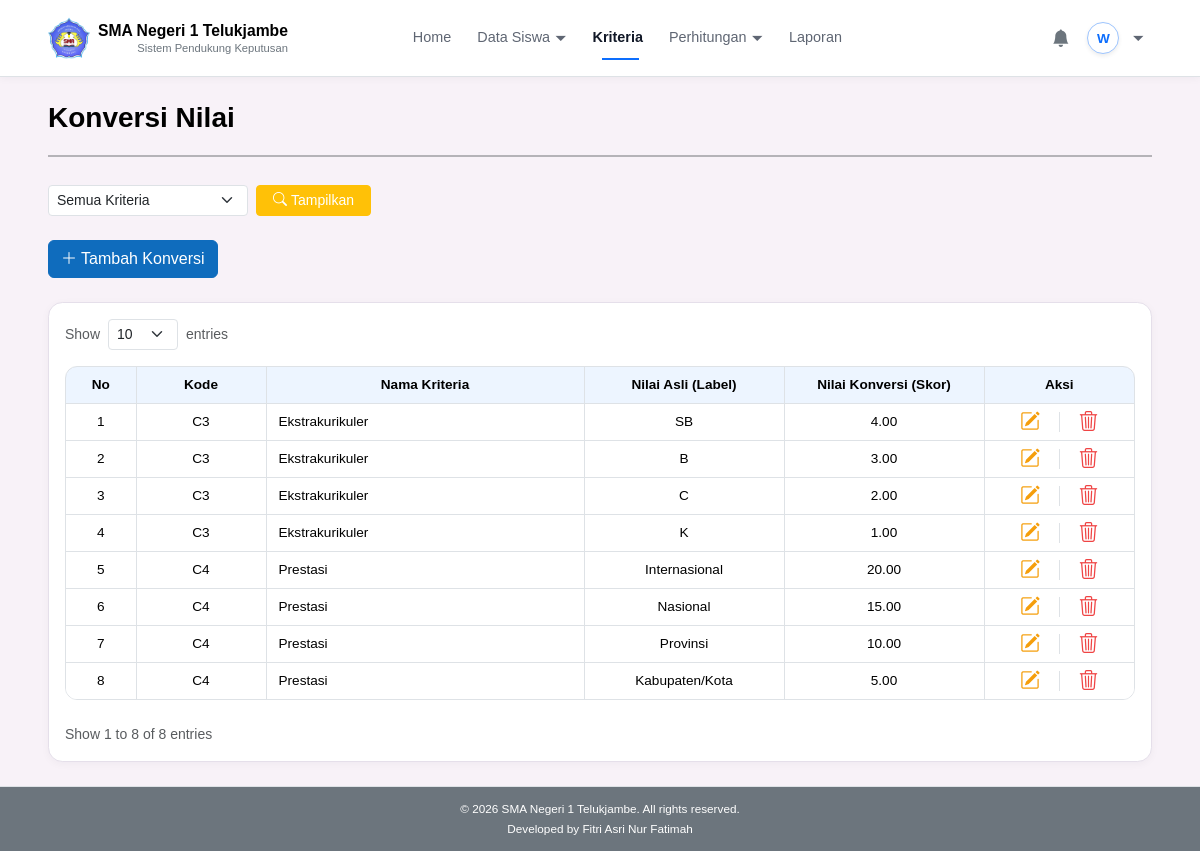
Page /index.php?url=konversi (signed in) on the committed database.
### tables this page shows
CREATE TABLE konversi_nilai (
    id_konversi INT AUTO_INCREMENT PRIMARY KEY,
    id_kriteria INT NOT NULL,
    nilai_asli VARCHAR(50) NOT NULL,
    nilai_konversi DECIMAL(8,2) NOT NULL,
    FOREIGN KEY (id_kriteria) REFERENCES kriteria(id_kriteria) ON DELETE CASCADE,
    UNIQUE (id_kriteria, nilai_asli)
);

CREATE TABLE kriteria (
    id_kriteria INT AUTO_INCREMENT PRIMARY KEY,
    kode_kriteria VARCHAR(10) NOT NULL UNIQUE,
    nama_kriteria VARCHAR(100) NOT NULL,
    atribut ENUM('benefit', 'cost') NOT NULL,
    bobot DECIMAL(5,2) NOT NULL
);

### app/Core/Controller.php (called while the page is built, shortened)
<?php
class Controller
{
    protected function view(string $view, array $data = [], ?string $layout = null): void
    {
        extract($data);
        $viewPath = __DIR__ . '/../Views/' . $view . '.php';
        require $viewPath;
    }
}

### app/Controllers/KonversiController.php (called while the page is built, shortened)
<?php
class KonversiController extends Controller
{
    public function index(): void
    {
        $model = new Konversi();
        $kriteriaModel = new Kriteria();
        $page = (int) ($_GET['page'] ?? 1);
        $limit = (int) ($_GET['limit'] ?? 10);
        $offset = ($page - 1) * $limit;
        $filterKriteria = (int) ($_GET['filter_kriteria'] ?? 0);
        $result = $model->getAll($offset, $limit, $filterKriteria);
        $totalPages = (int) ceil($result['total'] / max(1, $limit));
        $allKriteria = $kriteriaModel->getAll(0, 100)['data'];
        $error = $_SESSION['error'] ?? null;
        $this->view('konversi/index', [
            'title'          => 'Konversi Nilai',
            'konversi'       => $result['data'],
            'allKriteria'    => $allKriteria,
            'filterKriteria' => $filterKriteria,
            'total'          => $result['total'],
            'page'           => $page,
            'limit'          => $limit,
            'totalPages'     => $totalPages,
            'offset'         => $offset,
            'error'          => $error
        ], 'layouts/app');
    }
}

### app/Core/Router.php (called while the page is built, shortened)
<?php
class Router
{
    public function dispatch(): void
    {
        $path = $this->path();
        $route = $this->routes[$path] ?? null;
        [$controllerClass, $method] = $route;
        $controller = new $controllerClass();
        $controller->{$method}();
    }
    private function path(): string
    {
        $url = $_GET['url'] ?? '';
        $url = trim($url, '/');
        return $url;
    }
}

### public/index.php (called while the page is built, shortened)
<?php
spl_autoload_register(function (string $class): void {
    $prefix = 'App\\';
    $baseDir = __DIR__ . '/../app/';
    $relativeClass = substr($class, strlen($prefix));
    $file = $baseDir . str_replace('\\', '/', $relativeClass) . '.php';
});
require __DIR__ . '/../app/Helpers/auth.php';
require __DIR__ . '/../app/Helpers/app.php';
$router = new Router();
$router->dispatch();

### app/Config/app.php (called while the page is built)
<?php
return [
    'name' => 'SPK SMAN 1 Telukjambe',
    'base_url' => '',
];

### app/Helpers/auth.php (called while the page is built, shortened)
<?php
function app_config(?string $key = null): mixed
{
    static $config = null;
    if ($config === null) {
        $config = require __DIR__ . '/../Config/app.php';
    }
    return $key === null ? $config : ($config[$key] ?? null);
}
function url(string $path = ''): string
{
    $baseUrl = base_url();
    $path = trim($path, '/');
    return $path === '' ? $baseUrl : $baseUrl . '/index.php?url=' . $path;
}
function base_url(): string
{
    $configuredBaseUrl = trim((string) app_config('base_url'));
    $https = (!empty($_SERVER['HTTPS']) && $_SERVER['HTTPS'] !== 'off');
    $scheme = $https ? 'https' : 'http';
    $host = $_SERVER['HTTP_HOST'] ?? 'localhost';
    $scriptDir = str_replace('\\', '/', dirname($_SERVER['SCRIPT_NAME'] ?? ''));
    $scriptDir = $scriptDir === '/' ? '' : rtrim($scriptDir, '/');
    return $scheme . '://' . $host . $scriptDir;
}
function e(?string $value): string
{
    return htmlspecialchars((string) $value, ENT_QUOTES, 'UTF-8');
}

### app/Models/Konversi.php (called while the page is built, shortened)
<?php
class Konversi
{
    private PDO $db;
    public function __construct()
    {
        $this->db = Database::connect();
    }
    public function getAll(int $offset = 0, int $limit = 10, int $id_kriteria = 0): array
    {
        $where = "";
        $params = [
            ':limit' => $limit,
            ':offset' => $offset
        ];
        $stmt = $this->db->prepare("
            SELECT k.*, kr.nama_kriteria, kr.kode_kriteria
            FROM konversi_nilai k
            JOIN kriteria kr ON k.id_kriteria = kr.id_kriteria
            $where
            ORDER BY kr.kode_kriteria ASC, k.nilai_konversi DESC
            LIMIT :limit OFFSET :offset
        ");
        foreach ($params as $key => $val) {
            $stmt->bindValue($key, $val, is_int($val) ? PDO::PARAM_INT : PDO::PARAM_STR);
        }
        $stmt->execute();
        $data = $stmt->fetchAll();
        $countSql = "SELECT COUNT(*) FROM konversi_nilai k";
        if ($id_kriteria > 0) {
            $countSql .= " WHERE k.id_kriteria = :id_kriteria";
            $stmtCount = $this->db->prepare($countSql);
            $stmtCount->execute([':id_kriteria' => $id_kriteria]);
        } else {
            $stmtCount = $this->db->query($countSql);
        }
        $total = $stmtCount->fetchColumn();
        return [
            'data' => $data,
            'total' => (int) $total
        ];
    }
}

### app/Config/database.php (called while the page is built)
<?php
return [
    'host' => 'localhost',
    'database' => 'spk_sman1_telukjambe',
    'username' => 'root',
    'password' => '',
    'charset' => 'utf8mb4',
];

### app/Core/Database.php (called while the page is built, shortened)
<?php
class Database
{
    private static ?PDO $connection = null;
    public static function connect(): PDO
    {
        if (self::$connection !== null) {
            return self::$connection;
        }
        $config = require __DIR__ . '/../Config/database.php';
        $dsn = "mysql:host={$config['host']};dbname={$config['database']};charset={$config['charset']}";
        try {
            self::$connection = new PDO($dsn, $config['username'], $config['password'], [
                PDO::ATTR_ERRMODE => PDO::ERRMODE_EXCEPTION,
                PDO::ATTR_DEFAULT_FETCH_MODE => PDO::FETCH_ASSOC,
            ]);
            return self::$connection;
        } catch (PDOException $exception) {
            die('Koneksi database gagal: ' . $exception->getMessage());
        }
    }
}

### app/Models/Kriteria.php (called while the page is built, shortened)
<?php
class Kriteria
{
    private PDO $db;
    public function __construct()
    {
        $this->db = Database::connect();
    }
    public function getAll(int $offset = 0, int $limit = 10): array
    {
        $stmt = $this->db->query("SELECT COUNT(*) FROM kriteria");
        $total = $stmt->fetchColumn();
        $stmt = $this->db->prepare("SELECT * FROM kriteria ORDER BY id_kriteria ASC LIMIT :limit OFFSET :offset");
        $stmt->bindValue(':limit', $limit, PDO::PARAM_INT);
        $stmt->bindValue(':offset', $offset, PDO::PARAM_INT);
        $stmt->execute();
        $data = $stmt->fetchAll();
        return [
            'total' => $total,
            'data' => $data
        ];
    }
}

### app/Views/konversi/index.php (the view, shortened to what this page needs)
<?php
$from = $total > 0 ? $offset + 1 : 0;
$to   = min($offset + $limit, $total);
?>
<div class="page-header">
    <h2 class="page-title">Konversi Nilai</h2>
</div>
<div class="mb-4">
    <form method="GET" action="<?= e(url('konversi')); ?>">
        <div class="row g-2 align-items-end">
            <div class="col-auto">
                <select name="filter_kriteria" class="form-select form-select-sm" style="min-width: 200px;">
                    <option value="0">Semua Kriteria</option>
                </select>
            </div>
            <div class="col-auto">
                <button type="submit" class="btn btn-warning btn-sm text-white px-3">
                    <i class="bi bi-search me-1"></i>Tampilkan
                </button>
            </div>
        </div>
    </form>
</div>
<div class="mb-4">
    <button class="btn btn-primary" data-bs-toggle="modal" data-bs-target="#modalTambahKonversi">
        <i class="bi bi-plus-lg me-1"></i>Tambah Konversi
    </button>
</div>
<div class="card">
    <div class="card-body">
        <div class="d-flex align-items-center justify-content-between flex-wrap gap-2 mb-3">
            <div class="d-flex align-items-center gap-2">
                <label class="text-muted small mb-0">Show</label>
                <form method="GET" action="<?= e(url('konversi')); ?>" id="formLimit">
                    <select name="limit" class="form-select form-select-sm d-inline-block w-auto" onchange="document.getElementById('formLimit').submit()">
                        <?php foreach ([10, 25, 50, 100] as $opt): ?>
                            <option value="<?= $opt; ?>" <?= $limit === $opt ? 'selected' : ''; ?>><?= $opt; ?></option>
                        <?php endforeach; ?>
                    </select>
                </form>
                <label class="text-muted small mb-0">entries</label>
            </div>
        </div>
        <div class="table-responsive">
            <table class="table table-bordered table-hover align-middle mb-0 text-center">
                <thead class="table-light">
                    <tr>
                        <th width="70">No</th>
                        <th width="130">Kode</th>
                        <th>Nama Kriteria</th>
                        <th width="200">Nilai Asli (Label)</th>
                        <th width="200">Nilai Konversi (Skor)</th>
                        <th width="150">Aksi</th>
                    </tr>
                </thead>
                <tbody>
                    <?php if (empty($konversi)): ?>
                        <tr>
                            <td colspan="6" class="text-center text-muted py-4">Data konversi belum tersedia.</td>
                        </tr>
                    <?php else: ?>
                        <?php foreach ($konversi as $i => $row): ?>
                            <tr>
                                <td><?= $offset + $i + 1 ?></td>
                                <td><?= e($row['kode_kriteria']) ?></td>
                                <td class="text-start fw-medium"><?= e($row['nama_kriteria']) ?></td>
                                <td><?= e($row['nilai_asli']) ?></td>
                                <td><?= number_format($row['nilai_konversi'], 2) ?></td>
                                <td>
                                    <button class="btn btn-sm p-0 border-0 btn-konversi-edit"
                                            title="Edit"
                                            data-id="<?= e($row['id_konversi']) ?>"
                                            data-kriteria="<?= e($row['id_kriteria']) ?>"
                                            data-asli="<?= e($row['nilai_asli']) ?>"
                                            data-konversi="<?= e($row['nilai_konversi']) ?>"
                                            data-bs-toggle="modal"
                                            data-bs-target="#modalEditKonversi">
                                        <i class="bi bi-pencil-square fs-5" style="color:#f59e0b;"></i>
                                    </button>
                                    <button class="btn btn-sm p-0 border-0 btn-konversi-hapus"
                                            title="Hapus"
                                            data-id="<?= e($row['id_konversi']) ?>"
                                            data-nama="<?= e($row['nilai_asli'] . ' (' . $row['nama_kriteria'] . ')') ?>"
                                            data-delete-url="<?= e(url('konversi/delete')) ?>"
                                            data-bs-toggle="modal"
                                            data-bs-target="#modalHapusKonversi">
                                        <i class="bi bi-trash3 fs-5" style="color:#ef4444;"></i>
                                    </button>
                                </td>
                            </tr>
                        <?php endforeach; ?>
                    <?php endif; ?>
                </tbody>
            </table>
        </div>
        <div class="row align-items-center mt-4">
            <div class="col-md-6">
                <p class="text-muted small mb-0">
                    Show <?= $from; ?> to <?= $to; ?> of <?= $total; ?> entries
                </p>
            </div>
        </div>
    </div>
</div>

### rows in the picture
konversi_nilai: i "1", id_kriteria.kode_kriteria "C3", id_kriteria.nama_kriteria "Ekstrakurikuler", nilai_asli "SB", nilai_konversi "4.00"
konversi_nilai: i "2", id_kriteria.kode_kriteria "C3", id_kriteria.nama_kriteria "Ekstrakurikuler", nilai_asli "B", nilai_konversi "3.00"
konversi_nilai: i "3", id_kriteria.kode_kriteria "C3", id_kriteria.nama_kriteria "Ekstrakurikuler", nilai_asli "C", nilai_konversi "2.00"
konversi_nilai: i "4", id_kriteria.kode_kriteria "C3", id_kriteria.nama_kriteria "Ekstrakurikuler", nilai_asli "K", nilai_konversi "1.00"
konversi_nilai: i "5", id_kriteria.kode_kriteria "C4", id_kriteria.nama_kriteria "Prestasi", nilai_asli "Internasional", nilai_konversi "20.00"
konversi_nilai: i "6", id_kriteria.kode_kriteria "C4", id_kriteria.nama_kriteria "Prestasi", nilai_asli "Nasional", nilai_konversi "15.00"
konversi_nilai: i "7", id_kriteria.kode_kriteria "C4", id_kriteria.nama_kriteria "Prestasi", nilai_asli "Provinsi", nilai_konversi "10.00"
konversi_nilai: i "8", id_kriteria.kode_kriteria "C4", id_kriteria.nama_kriteria "Prestasi", nilai_asli "Kabupaten/Kota", nilai_konversi "5.00"

### other values in the picture
substr($curr['nama'] ?? 'U', 0, 1) "W"
$from "1"
$to "8"
$total "8"
form field limit "10"
